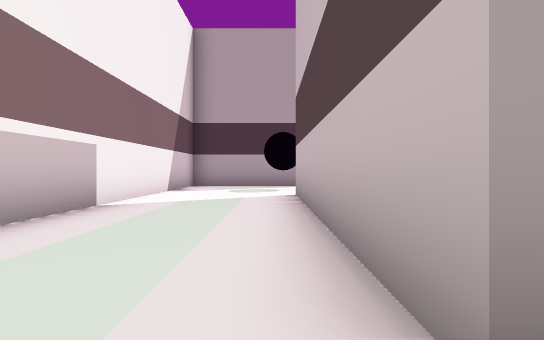
View 1 (above)

14 first-person views from a walk through a 3-D level made in the Unity game engine. The camera is 0.51 m above the floor, looks level and sees 90° across. The floor is counted in squares, 1 m on a side. Each view is taken from the middle of a square. On the plan, view 1 faces up. The plan holds only what a view shows up to about 9 squares ahead; the rest is blank. The place goes on beyond the plan. The player character is not drawn.

View 2
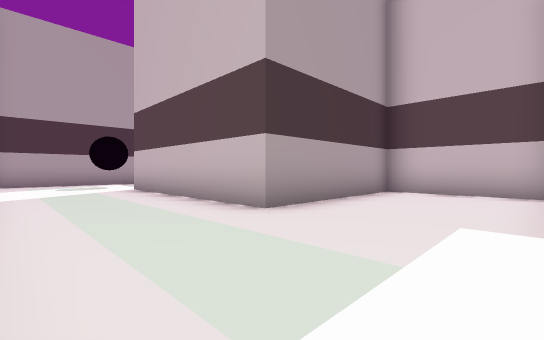

View 3
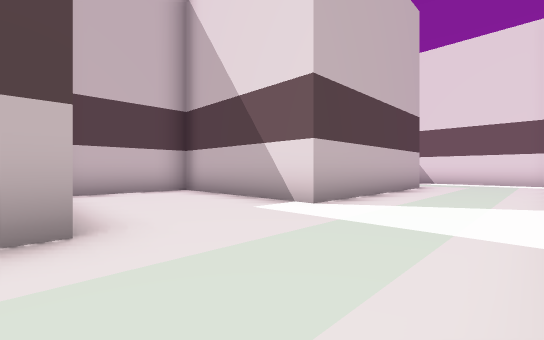

View 4
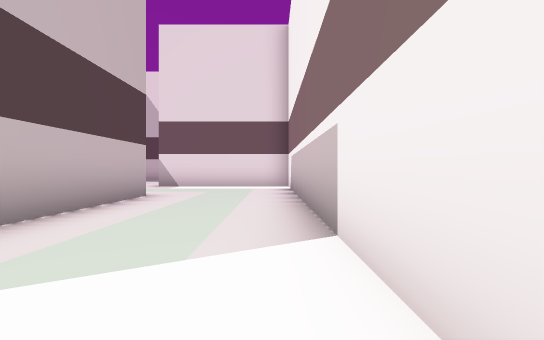

View 5
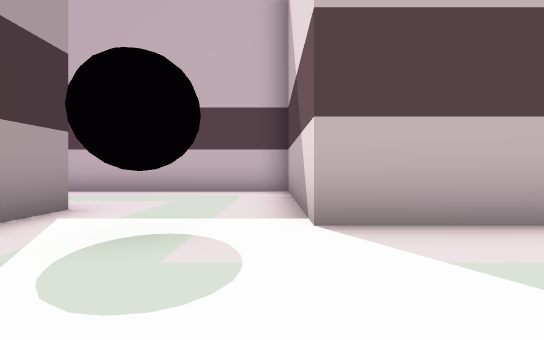

View 6
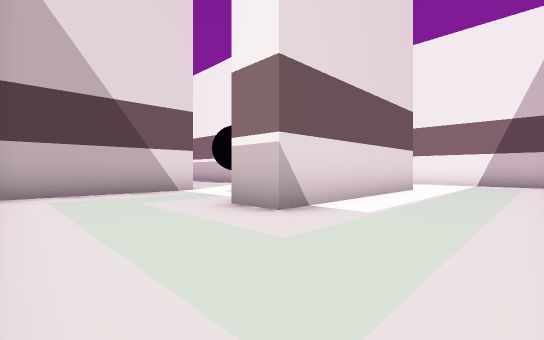

View 7
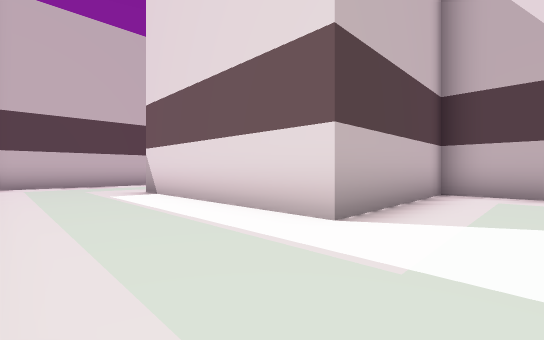

View 8
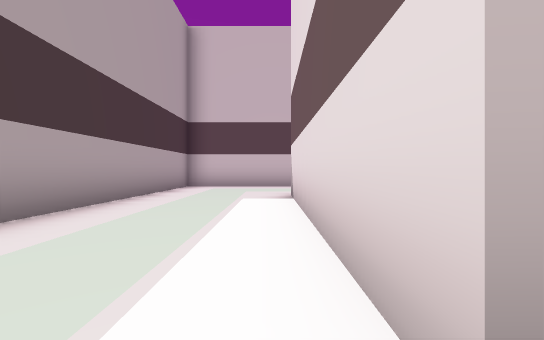

View 9
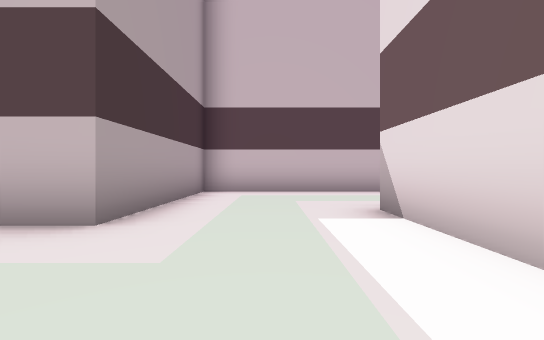

View 10
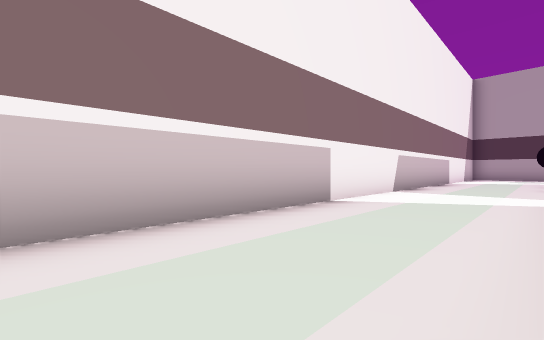

View 11
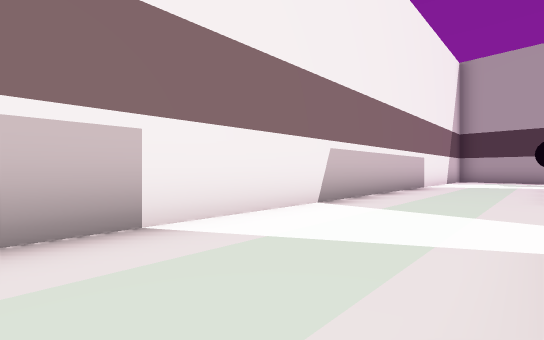

View 12
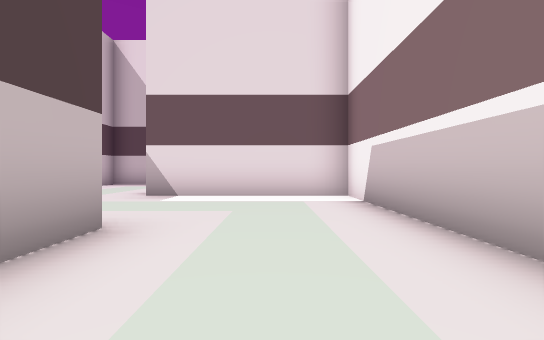

View 13
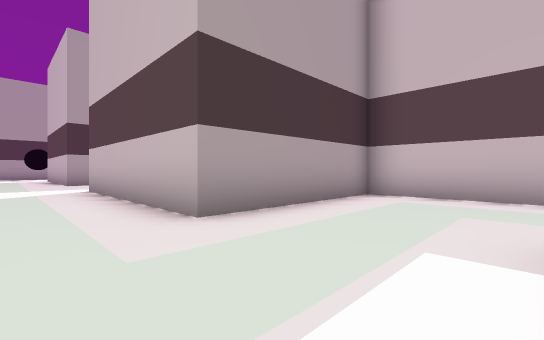

View 14
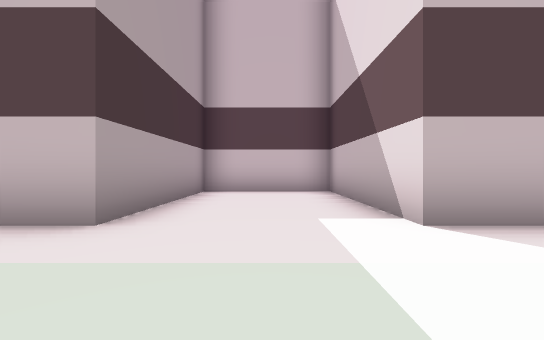

### Floor plan
Key: @ floor where view 1 was taken; # wall or solid block; . floor; ^ raised ledge; O other object.
Columns run from 7 left of view 1 to 5 right of it. Each row starts with its distance up from view 1.
 13       #######
 12 #...........#
 11 #...........#
 10 #...........#
  9   ..^####...#
  8   ..#.......#
  7   ..#..OO...#
  6   ..#.......#
  5   ##^...^^^^
  4     #...^
  3     #...^
  2     #...^
  1     #...####^
  0     #..@....#
 -1     #.......#
 -2     #.......#
 -3     #...^^^^
 -4     #...^
 -5     #...^
 -6     #...^
 -7     ^...####^
 -8     #.......#
 -9     #.......#
-10     #.......#
-11     #####...^

Where each view was taken, in squares from view 1:
view 1: 0 up, 0 right, facing up
view 2: 2 down, 2 left, facing up-right
view 3: 1 up, 2 left, facing down-right
view 4: 2 down, 2 left, facing down
view 5: 6 up, 2 left, facing right
view 6: 12 up, 4 right, facing down-left
view 7: 12 up, 5 left, facing down-right
view 8: 10 up, 4 left, facing right
view 9: 9 down, 2 left, facing right
view 10: 8 down, 0 right, facing up-left
view 11: 5 down, 0 right, facing up-left
view 12: 5 down, 1 left, facing down
view 13: 10 down, 1 left, facing up-right
view 14: 1 down, 2 left, facing right
